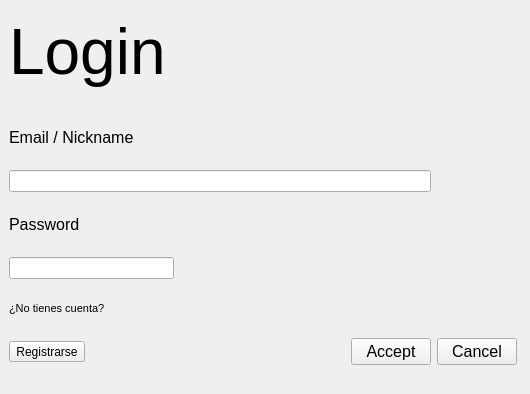
<?xml version="1.0" encoding="UTF-8"?>
<ui version="4.0">
 <class>login</class>
 <widget class="QWidget" name="login">
  <property name="geometry">
   <rect>
    <x>0</x>
    <y>0</y>
    <width>530</width>
    <height>394</height>
   </rect>
  </property>
  <property name="windowTitle">
   <string>Form</string>
  </property>
  <widget class="QLabel" name="Title_Label">
   <property name="geometry">
    <rect>
     <x>9</x>
     <y>9</y>
     <width>158</width>
     <height>86</height>
    </rect>
   </property>
   <property name="sizePolicy">
    <sizepolicy hsizetype="Preferred" vsizetype="Maximum">
     <horstretch>0</horstretch>
     <verstretch>0</verstretch>
    </sizepolicy>
   </property>
   <property name="font">
    <font>
     <pointsize>48</pointsize>
    </font>
   </property>
   <property name="text">
    <string>Login</string>
   </property>
  </widget>
  <widget class="QWidget" name="widget" native="true">
   <property name="geometry">
    <rect>
     <x>9</x>
     <y>111</y>
     <width>508</width>
     <height>271</height>
    </rect>
   </property>
   <layout class="QGridLayout" name="gridLayout">
    <item row="5" column="2">
     <widget class="QPushButton" name="Accept_Button">
      <property name="font">
       <font>
        <pointsize>12</pointsize>
       </font>
      </property>
      <property name="text">
       <string>Accept</string>
      </property>
     </widget>
    </item>
    <item row="2" column="0" colspan="3">
     <widget class="QLabel" name="Password_Label">
      <property name="sizePolicy">
       <sizepolicy hsizetype="Preferred" vsizetype="Maximum">
        <horstretch>0</horstretch>
        <verstretch>0</verstretch>
       </sizepolicy>
      </property>
      <property name="font">
       <font>
        <pointsize>12</pointsize>
       </font>
      </property>
      <property name="text">
       <string>Password</string>
      </property>
     </widget>
    </item>
    <item row="5" column="3">
     <widget class="QPushButton" name="Cancel_Button">
      <property name="font">
       <font>
        <pointsize>12</pointsize>
       </font>
      </property>
      <property name="text">
       <string>Cancel</string>
      </property>
     </widget>
    </item>
    <item row="5" column="1">
     <spacer name="horizontalSpacer">
      <property name="orientation">
       <enum>Qt::Orientation::Horizontal</enum>
      </property>
      <property name="sizeHint" stdset="0">
       <size>
        <width>40</width>
        <height>20</height>
       </size>
      </property>
     </spacer>
    </item>
    <item row="4" column="0">
     <widget class="QLabel" name="Repeat_Label">
      <property name="sizePolicy">
       <sizepolicy hsizetype="Preferred" vsizetype="Maximum">
        <horstretch>0</horstretch>
        <verstretch>0</verstretch>
       </sizepolicy>
      </property>
      <property name="font">
       <font>
        <pointsize>8</pointsize>
       </font>
      </property>
      <property name="text">
       <string>¿No tienes cuenta?</string>
      </property>
     </widget>
    </item>
    <item row="1" column="0" colspan="3">
     <widget class="QLineEdit" name="Text_Email"/>
    </item>
    <item row="5" column="0">
     <widget class="QToolButton" name="btnsingup">
      <property name="minimumSize">
       <size>
        <width>0</width>
        <height>0</height>
       </size>
      </property>
      <property name="text">
       <string>Registrarse</string>
      </property>
     </widget>
    </item>
    <item row="3" column="0">
     <widget class="QLineEdit" name="lineEdit_2">
      <property name="echoMode">
       <enum>QLineEdit::EchoMode::PasswordEchoOnEdit</enum>
      </property>
     </widget>
    </item>
    <item row="0" column="0">
     <widget class="QLabel" name="leEmail">
      <property name="sizePolicy">
       <sizepolicy hsizetype="Maximum" vsizetype="Maximum">
        <horstretch>0</horstretch>
        <verstretch>0</verstretch>
       </sizepolicy>
      </property>
      <property name="font">
       <font>
        <pointsize>12</pointsize>
       </font>
      </property>
      <property name="text">
       <string>Email / Nickname</string>
      </property>
     </widget>
    </item>
   </layout>
  </widget>
 </widget>
 <resources/>
 <connections/>
</ui>
